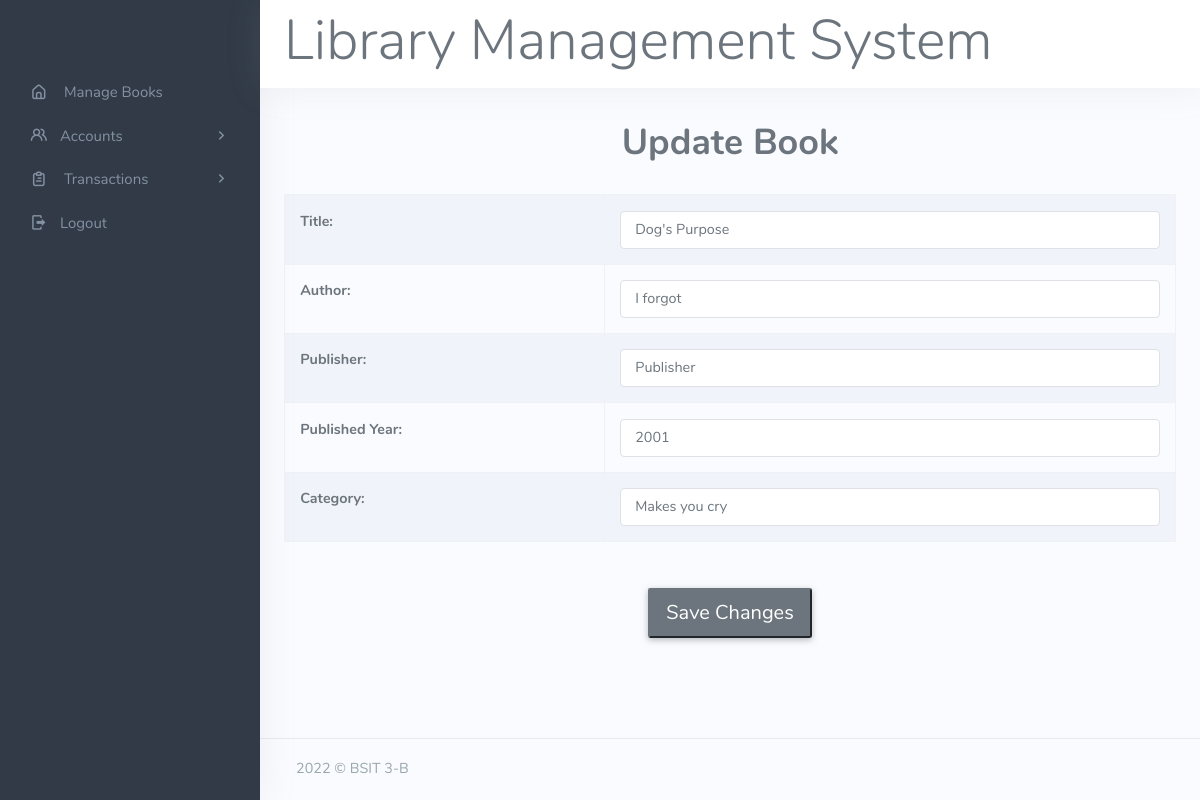
/update-book.php?id=39, run on the app's committed database.
### tables this page shows
CREATE TABLE `books` (
  `book_id` int(11) NOT NULL,
  `title` varchar(255) NOT NULL,
  `author` varchar(100) NOT NULL,
  `publisher` varchar(100) NOT NULL,
  `year` year(4) NOT NULL,
  `category` varchar(100) NOT NULL
);

### update-book.php (the view, shortened to what this page needs)
<?php
include('format/header.php');
include('format/sidebar.php');
?>
<div class="container">
    <br>
    <h1 class="text-center">Update Book</h1>
    <br>
    <?php
    $book_id = $_GET['id'];
    $sql = "SELECT * FROM books WHERE book_id = $book_id";
    $res = mysqli_query($conn, $sql);
    if ($res == true) {
        $count = mysqli_num_rows($res);
        if ($count == 1) {
            $row = mysqli_fetch_assoc($res);
            $title = $row['title'];
            $author = $row['author'];
            $publisher = $row['publisher'];
            $year = $row['year'];
            $category = $row['category'];
        } else {
            echo "<h1> no</h1>";
        }
    }
    ?>
    <form action="" method="post">
        <table class="table table-bordered table-striped">
            <tr>
                <th scope="row">Title:</th>
                <td>
                    <input type="text" name="title" value="<?= $title ?>" class="form-control">
                </td>
            </tr>
            <tr>
                <th scope="row">Author:</th>
                <td>
                    <input type=" text" name="author" value="<?= $author ?>" class="form-control">
                </td>
            </tr>
            <tr>
                <th scope="row">Publisher:</th>
                <td>
                    <input type=" text" name="publisher" value="<?= $publisher ?>" class="form-control">
                </td>
            </tr>
            <tr>
                <th scope="row">Published Year:</th>
                <td>
                    <input type=" text" name="year" value="<?= $year ?>" class="form-control">
                </td>
            </tr>
            <tr>
                <th scope="row">Category:</th>
                <td>
                    <input type=" text" name="category" value="<?= $category ?>" class="form-control">
                </td>
            </tr>
        </table>
        <br>
        <div class="text-center">
            <input type="submit" name="submit" value="Save Changes" class="btn-secondary btn-lg">
        </div>
    </form>
</div>
<?php
include('format/footer.php');
?>

### data on the page
books: title "Dog's Purpose", author "I forgot", publisher "Publisher", year "2001", category "Makes you cry"
